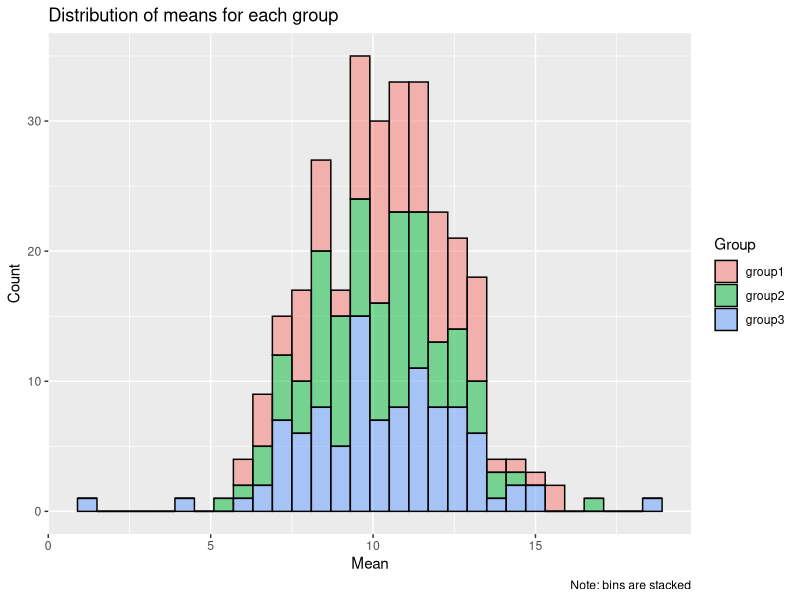

This figure's R source:
## ---- chunk 1
knitr::opts_chunk$set(echo = TRUE,message = FALSE)
library(tidyr)
library(dplyr)
library(ggplot2)
## ---- chunk 2
##################################################
# FUNCTION: count_zeroes
# counts all the zeroes in a numeric vector
# input: vect -> a numeric vector
# output: counter -> the number of zeroes in vect (int)
#------------------------------------------------- 
count_zeroes <- function(vect=sample(c(-10:10),size=100,replace=T)){
  counter <- 0
  for(i in 1:length(vect)){
    if(vect[i]==0){
      counter <- counter+1
    }
  }
 return(counter)
}

# Common vector to make sure both functions are working
vect <- sample(c(-10:10),size=100,replace=T)
count_zeroes(vect)

## ---- chunk 3
##################################################
# FUNCTION: count_zeroesSingle
# counts all the zeroes in a numeric vector in a single line of code
# input: vect -> a numeric vector
# output: the number of zeroes in vect (int)
#------------------------------------------------- 
count_zeroesSingle <- function(vect=sample(c(-10:10),size=100,replace=T)){
  return(length(subset(vect,vect==0)))
}
count_zeroesSingle(vect) # returns the same as previous function -> it works!
## ---- chunk 4
##################################################
# FUNCTION: product_matrix
# creates a matrix where each element is the product of its respective row # and col #
# input: nrows, ncols -> number of rows and cols (ints)
# output: mat -> matrix of size nrows, ncols
#------------------------------------------------- 
product_matrix <- function(nrows=runif(1,min=1,max=10),ncols=runif(1,min=1,max=10)){
  mat=matrix(data=NA, nrow=nrows,ncol=ncols)
  if(nrows<=0 | ncols<=0){
    return(message("Error: nrows and ncols must both be greater than zero"))
  }
  for(i in 1:nrow(mat)){
    for(j in 1:ncol(mat)){
      mat[i,j] <- i*j
      }
  }
 return(mat)
}
product_matrix()
## ---- chunk 5
df <- data.frame(group_1=rnorm(n=20,mean=5),
                 group_2=rnorm(n=20,mean=10),
                 group_3=rnorm(n=10,mean=15))
mydf <- df %>% pivot_longer(colnames(df),names_to="group",values_to="response_values")
mydf <- data.frame(mydf)
str(mydf)
## ---- chunk 6
##################################################
# FUNCTION: shuffle_data
# shuffles the response values of a given data frame and returns the means for those values by treatment group
# input: df -> the dataframe containing the treatment and value vectors
#        group_col -> the name of the column containing treatment groups
#        resp_col -> the name of the column containing the response values
# output: means -> a vector containing the means of the shuffled treatment groups,IN NUMERICAL ORDER
#------------------------------------------------- 
shuffle_data <- function(df=data.frame(group=sample(c("group_1","group_2","group_3"),size=20,replace=T),response=runif(n=20,min=0,max=20)),group_col="group",resp_col="response"){
  df[resp_col] <- sample(df[,resp_col])
  names(df)[names(df)==group_col] <- "group"
  names(df)[names(df)==resp_col] <- "response"
  means <-  df %>% 
    group_by(group) %>% 
    summarise(mean(response))
 means <- means %>% pull("mean(response)")
 return(means)
}

shuffle_data()
shuffle_data(mydf,"group","response_values")
## ---- chunk 7
mat <- matrix(ncol=4,nrow=0)
for(i in 1:100){
  row <- c(i,shuffle_data())
  mat <- rbind(mat,row)
}
mean_reps <- data.frame(mat)
colnames(mean_reps) <- c("rep_num","group1","group2","group3")
str(mean_reps)
## ---- chunk 8
p2 <- mean_reps %>% 
  pivot_longer(cols=c('group1','group2','group3'),names_to = 'group') %>% 
  ggplot(mapping = aes(x=value,fill=group))+
  geom_histogram(color='black',alpha=0.5,position = 'stack')+
  labs(title = "Distribution of means for each group",
       caption = "Note: bins are stacked",
       x="Mean",y="Count",fill="Group")
p2
